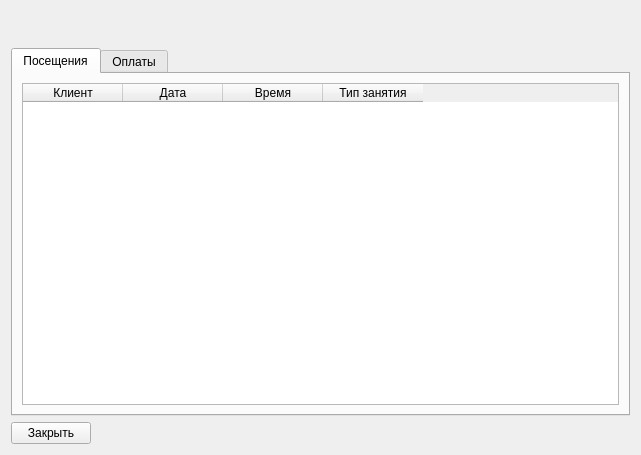
<?xml version="1.0" encoding="UTF-8"?>
<ui version="4.0">
 <class>Form</class>
 <widget class="QWidget" name="Form">
  <property name="geometry">
   <rect>
    <x>0</x>
    <y>0</y>
    <width>641</width>
    <height>455</height>
   </rect>
  </property>
  <property name="windowTitle">
   <string>Подробная статистика</string>
  </property>
  <layout class="QGridLayout" name="gridLayout">
   <item row="2" column="0">
    <widget class="QPushButton" name="exit_btn">
     <property name="sizePolicy">
      <sizepolicy hsizetype="Fixed" vsizetype="Fixed">
       <horstretch>0</horstretch>
       <verstretch>0</verstretch>
      </sizepolicy>
     </property>
     <property name="text">
      <string>Закрыть</string>
     </property>
    </widget>
   </item>
   <item row="0" column="0">
    <widget class="QLabel" name="data_label">
     <property name="font">
      <font>
       <family>Times New Roman</family>
       <pointsize>20</pointsize>
      </font>
     </property>
     <property name="text">
      <string/>
     </property>
     <property name="alignment">
      <set>Qt::AlignCenter</set>
     </property>
    </widget>
   </item>
   <item row="1" column="0">
    <widget class="QTabWidget" name="tabWidget">
     <property name="currentIndex">
      <number>0</number>
     </property>
     <widget class="QWidget" name="attendance_tab">
      <attribute name="title">
       <string>Посещения</string>
      </attribute>
      <layout class="QGridLayout" name="gridLayout_2">
       <item row="0" column="0">
        <widget class="QTableWidget" name="attendance_table">
         <column>
          <property name="text">
           <string>Клиент</string>
          </property>
         </column>
         <column>
          <property name="text">
           <string>Дата</string>
          </property>
         </column>
         <column>
          <property name="text">
           <string>Время</string>
          </property>
         </column>
         <column>
          <property name="text">
           <string>Тип занятия</string>
          </property>
         </column>
        </widget>
       </item>
      </layout>
     </widget>
     <widget class="QWidget" name="payments_tab">
      <attribute name="title">
       <string>Оплаты</string>
      </attribute>
      <layout class="QGridLayout" name="gridLayout_3">
       <item row="0" column="0">
        <widget class="QTableWidget" name="payments_table">
         <column>
          <property name="text">
           <string>Клиент</string>
          </property>
         </column>
         <column>
          <property name="text">
           <string>Дата</string>
          </property>
         </column>
         <column>
          <property name="text">
           <string>Время</string>
          </property>
         </column>
         <column>
          <property name="text">
           <string>Сумма оплаты</string>
          </property>
         </column>
         <column>
          <property name="text">
           <string>Количество занятий</string>
          </property>
         </column>
        </widget>
       </item>
      </layout>
     </widget>
    </widget>
   </item>
  </layout>
 </widget>
 <resources/>
 <connections/>
</ui>
